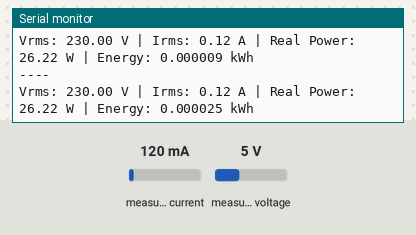
A sketch run on a simulated ESP32. On the bench: the last lines printed to the serial monitor. The test bench sets the inputs (shaded band); at power-on: measured current 120 mA, measured voltage 5 V.

Above: at 4.2 s.
4.3 s: measured current set to 40 mA
At 5.3 s:
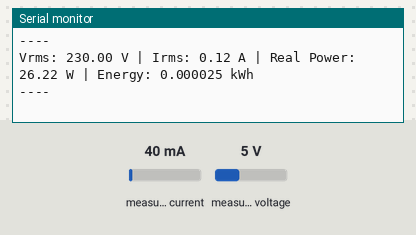
7.4 s: measured voltage set to 0.3 V
At 9.8 s:
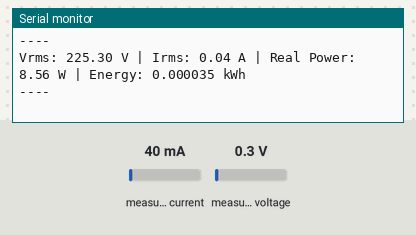
10.5 s: measured current set to 500 mA
At 11.8 s:
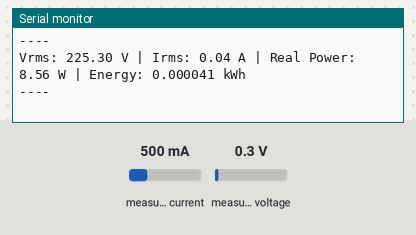
13.6 s: measured voltage set to 3.8 V
At 16.4 s:
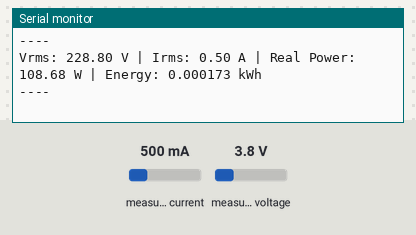
Timing chart, 0 to 17.7 s (numbered marks = the images above; inputs shaded):
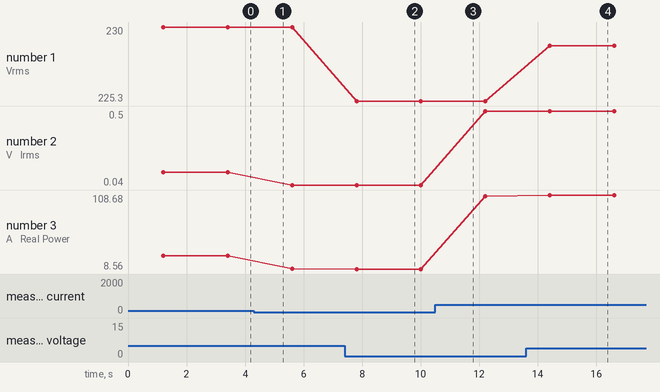

Measured:
- after the input at 7.4 s, the serial monitor: prints a new line after 0.41 s (image 2)
- after the input at 13.6 s, the serial monitor: prints a new line after 0.82 s (image 4)
- plotted number 1: 230 → 225.3 after the input at 7.4 s, 225.3 → 228.8 after the input at 13.6 s
- plotted number 2: 0.12 → 0.04 after the input at 4.3 s, 0.04 → 0.5 after the input at 10.5 s
- plotted number 3: 26.22 → 8.74 after the input at 4.3 s, 8.74 → 8.56 after the input at 7.4 s, 8.56 → 107.02 after the input at 10.5 s, 107.02 → 108.68 after the input at 13.6 s

The sketch:

VI_Calibaration.ino
```cpp
/* ----------------------------------------------------
   Single-Phase Voltage and Current Sensor Calibration
   ----------------------------------------------------

   Instructions:

   1. Hardware Setup:
      - Connect your voltage sensor (e.g., ZMPT101B) to pin V1 (GPIO 34).
      - Connect one current sensor (e.g., SCT-013) at a time to pin I1 (GPIO 35).

   2. Calibration:
      - Start with CV1 = 1000 and CI1 = 1000.
      - Load a purely resistive device (e.g., heater, kettle).
      - Use a multimeter to measure actual voltage and current.
      - Compare those to the ESP32 readings in Serial Monitor.
      - Use this formula to calibrate:
         New CV1 = (Vr * CVold) / Vesp
         New CI1 = (Ir * CIold) / Iesp
         (Vr and Ir are reference values; Vesp and Iesp are from Serial)

   3. To calibrate multiple current sensors:
      - Swap them into I1 pin one at a time.
      - Note individual CI1 values for each sensor.
   ---------------------------------------------------- */

#include "EmonLib.h"  // EmonLib for energy monitoring
#define ESP32

// ------------------ Pin Configuration ------------------
#define V1 34   // Voltage sensor pin
#define I1 35   // Current sensor pin

// ------------------ Calibration ------------------
#define CV1 1000   // Voltage calibration factor
#define CI1 1000   // Current calibration factor

// ------------------ Monitor Object ------------------
EnergyMonitor emon1;

// ------------------ Energy Tracking ------------------
double accumulatedEnergy_kWh = 0.0;  // Total energy consumed (kWh)
unsigned long lastMillis = 0;

void setup() {
  Serial.begin(115200);

  // ESP32 ADC range configuration
  analogSetPinAttenuation(V1, ADC_11db);
  analogSetPinAttenuation(I1, ADC_11db);

  // Setup voltage and current measurement
  emon1.voltage(V1, CV1, 1.732);  // pin, calibration, phase shift
  emon1.current(I1, CI1);         // pin, calibration

  lastMillis = millis();
}

void loop() {
  Serial.println("----");

  emon1.calcVI(120, 2000);  // Calculate over 120 half-cycles

  Serial.print("Vrms: ");
  Serial.print(emon1.Vrms);
  Serial.print(" V | Irms: ");
  Serial.print(emon1.Irms);
  Serial.print(" A | Real Power: ");
  Serial.print(emon1.realPower);
  Serial.print(" W");

  // ----- Energy Calculation -----
  unsigned long currentMillis = millis();
  double elapsedHours = (currentMillis - lastMillis) / 3600000.0; // ms → hours
  lastMillis = currentMillis;

  // Energy = Power × Time
  accumulatedEnergy_kWh += (emon1.realPower * elapsedHours) / 1000.0;

  Serial.print(" | Energy: ");
  Serial.print(accumulatedEnergy_kWh, 6); // 6 decimal places for precision
  Serial.println(" kWh");

  delay(1000);
}
```
